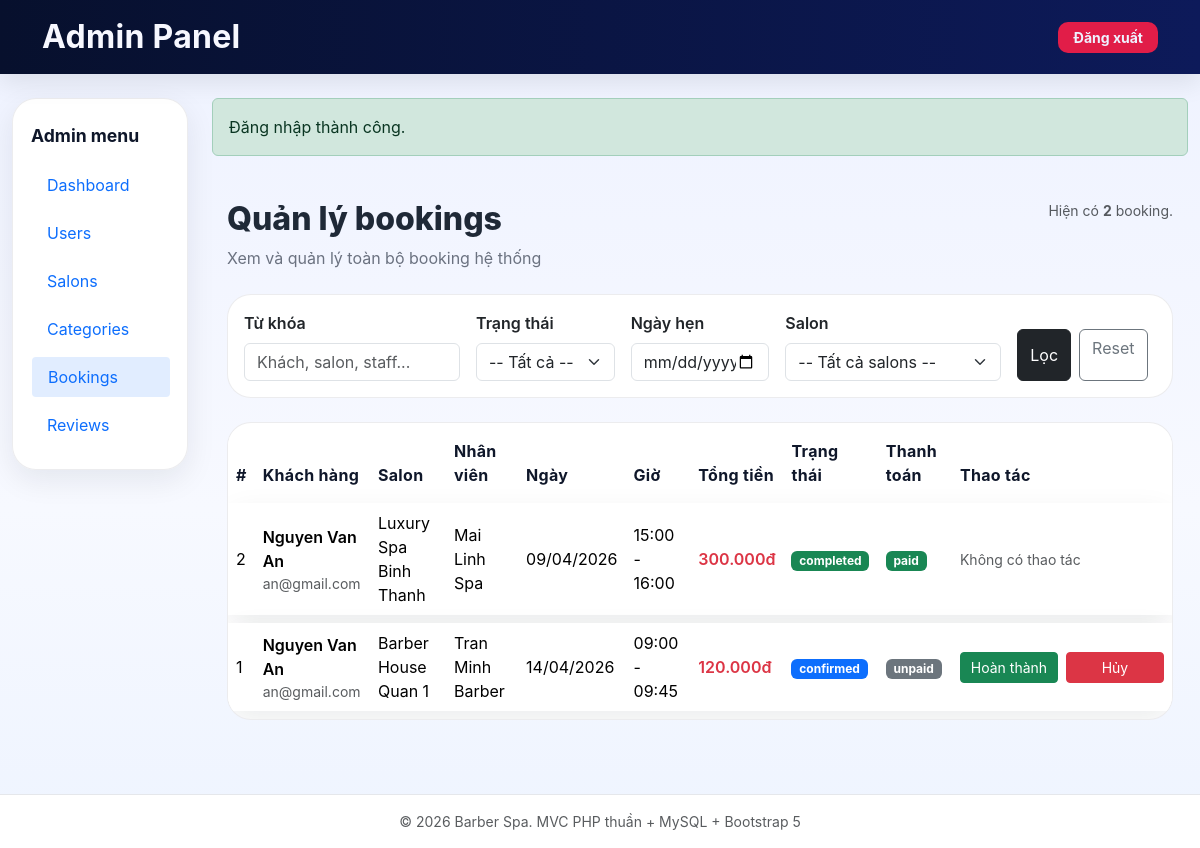
Screenshot of /admin/bookings (signed in) with the database file from the repository.
### tables this page shows
CREATE TABLE bookings (
    id INT UNSIGNED AUTO_INCREMENT PRIMARY KEY,
    user_id INT UNSIGNED NOT NULL,
    salon_id INT UNSIGNED NOT NULL,
    staff_id INT UNSIGNED NOT NULL,
    services LONGTEXT NOT NULL,
    booking_date DATE NOT NULL,
    start_time TIME NOT NULL,
    end_time TIME NOT NULL,
    total_price DECIMAL(12,2) NOT NULL DEFAULT 0.00,
    status ENUM('pending', 'confirmed', 'completed', 'cancelled') NOT NULL DEFAULT 'pending',
    payment_method ENUM('online', 'at_counter') NOT NULL DEFAULT 'at_counter',
    payment_status ENUM('paid', 'unpaid') NOT NULL DEFAULT 'unpaid',
    notes TEXT NULL,
    cancel_reason TEXT NULL,
    slot_held_until DATETIME NULL,
    created_at TIMESTAMP NULL DEFAULT CURRENT_TIMESTAMP,
    updated_at TIMESTAMP NULL DEFAULT CURRENT_TIMESTAMP ON UPDATE CURRENT_TIMESTAMP,

    CONSTRAINT fk_bookings_user
        FOREIGN KEY (user_id) REFERENCES users(id)
        ON DELETE CASCADE,

    CONSTRAINT fk_bookings_salon
        FOREIGN KEY (salon_id) REFERENCES salons(id)
        ON DELETE CASCADE,

    CONSTRAINT fk_bookings_staff
        FOREIGN KEY (staff_id) REFERENCES staff(id)
        ON DELETE CASCADE,

    INDEX idx_bookings_user (user_id),
    INDEX idx_bookings_salon (salon_id),
    INDEX idx_bookings_staff (staff_id),
    INDEX idx_bookings_date (booking_date),
    INDEX idx_bookings_status (status),
    INDEX idx_bookings_payment_status (payment_status),
    INDEX idx_bookings_slot (staff_id, booking_date, start_time, end_time)
);

CREATE TABLE users (
    id INT UNSIGNED AUTO_INCREMENT PRIMARY KEY,
    name VARCHAR(150) NOT NULL,
    email VARCHAR(150) NOT NULL UNIQUE,
    password VARCHAR(255) NOT NULL,
    role ENUM('admin', 'owner', 'customer') NOT NULL DEFAULT 'customer',
    is_active TINYINT(1) NOT NULL DEFAULT 1,
    ban_reason TEXT NULL,
    login_attempts INT NOT NULL DEFAULT 0,
    locked_until DATETIME NULL,
    last_login_at DATETIME NULL,
    login_ip VARCHAR(45) NULL,
    email_verified_at DATETIME NULL,
    email_token VARCHAR(255) NULL,
    reset_token VARCHAR(255) NULL,
    reset_token_expires DATETIME NULL,
    phone VARCHAR(20) NULL,
    address VARCHAR(255) NULL,
    city VARCHAR(100) NULL,
    district VARCHAR(100) NULL,
    avatar VARCHAR(255) NULL,
    remember_token VARCHAR(255) NULL,
    created_at TIMESTAMP NULL DEFAULT CURRENT_TIMESTAMP,
    updated_at TIMESTAMP NULL DEFAULT CURRENT_TIMESTAMP ON UPDATE CURRENT_TIMESTAMP,

    INDEX idx_users_role (role),
    INDEX idx_users_active (is_active),
    INDEX idx_users_locked_until (locked_until),
    INDEX idx_users_email_token (email_token),
    INDEX idx_users_reset_token (reset_token)
);

CREATE TABLE salons (
    id INT UNSIGNED AUTO_INCREMENT PRIMARY KEY,
    owner_id INT UNSIGNED NOT NULL,
    name VARCHAR(200) NOT NULL,
    address VARCHAR(255) NOT NULL,
    district VARCHAR(100) NOT NULL,
    city VARCHAR(100) NOT NULL,
    phone VARCHAR(20) NOT NULL,
    description TEXT NULL,
    search_keywords TEXT NULL,
    open_time TIME NOT NULL DEFAULT '08:00:00',
    close_time TIME NOT NULL DEFAULT '20:00:00',
    working_days VARCHAR(100) NOT NULL DEFAULT '1,2,3,4,5,6',
    avg_rating DECIMAL(3,2) NOT NULL DEFAULT 0.00,
    total_reviews INT NOT NULL DEFAULT 0,
    total_bookings INT NOT NULL DEFAULT 0,
    status ENUM('pending', 'active', 'hidden', 'rejected', 'deleted') NOT NULL DEFAULT 'pending',
    reject_reason TEXT NULL,
    latitude DECIMAL(10,7) NULL,
    longitude DECIMAL(10,7) NULL,
    created_at TIMESTAMP NULL DEFAULT CURRENT_TIMESTAMP,
    updated_at TIMESTAMP NULL DEFAULT CURRENT_TIMESTAMP ON UPDATE CURRENT_TIMESTAMP,

    CONSTRAINT fk_salons_owner
        FOREIGN KEY (owner_id) REFERENCES users(id)
        ON DELETE CASCADE,

    INDEX idx_salons_owner (owner_id),
    INDEX idx_salons_status (status),
    INDEX idx_salons_city (city),
    INDEX idx_salons_district (district),
    INDEX idx_salons_rating (avg_rating),
    INDEX idx_salons_bookings (total_bookings),
    FULLTEXT KEY ft_salons_search (name, description, search_keywords)
);

CREATE TABLE staff (
    id INT UNSIGNED AUTO_INCREMENT PRIMARY KEY,
    salon_id INT UNSIGNED NOT NULL,
    name VARCHAR(150) NOT NULL,
    phone VARCHAR(20) NULL,
    avatar VARCHAR(255) NULL,
    specialties LONGTEXT NULL,
    is_active TINYINT(1) NOT NULL DEFAULT 1,

    CONSTRAINT fk_staff_salon
        FOREIGN KEY (salon_id) REFERENCES salons(id)
        ON DELETE CASCADE,

    INDEX idx_staff_salon (salon_id),
    INDEX idx_staff_active (is_active)
);

### core/helpers.php (called while the page is built, shortened)
<?php
function e(?string $value): string
{
    return htmlspecialchars((string) $value, ENT_QUOTES, 'UTF-8');
}
function formatMoney(float $amount): string
{
    return number_format($amount, 0, ',', '.') . 'đ';
}
function formatDate(?string $date): string
{
    return date('d/m/Y', strtotime($date));
}
function formatTime(?string $time): string
{
    return date('H:i', strtotime($time));
}
function render(string $view, array $data = [], string $layout = 'app'): void
{
    extract($data, EXTR_SKIP);
    require __DIR__ . '/../views/' . $view . '.php';
}

### controllers/admin/BookingController.php (called while the page is built, shortened)
<?php
require_once __DIR__ . '/../../models/Booking.php';
class BookingController
{
    private Booking $bookingModel;
    private Salon $salonModel;
    public function __construct()
    {
        $this->bookingModel = new Booking();
        $this->salonModel = new Salon();
    }
    public function index(): void
    {
        $keyword = trim($_GET['keyword'] ?? '');
        $status = trim($_GET['status'] ?? '');
        $bookingDate = trim($_GET['booking_date'] ?? '');
        $salonId = trim($_GET['salon_id'] ?? '');
        $filters = [
            'keyword' => $keyword,
            'status' => $status,
            'booking_date' => $bookingDate,
            'salon_id' => $salonId,
        ];
        $bookings = $this->bookingModel->getAllForAdmin($filters);
        $salons = $this->salonModel->getAllForAdmin([]);
        render('admin/bookings/index', [
            'pageTitle' => 'Admin Bookings - ' . APP_NAME,
            'navSection' => 'admin',
            'bookings' => $bookings,
            'salons' => $salons,
        ]);
    }
}

### core/Database.php (called while the page is built, shortened)
<?php
class Database
{
    private static ?PDO $instance = null;
    public static function getInstance(): PDO
    {
        if (self::$instance === null) {
            $dsn = 'mysql:host=' . DB_HOST
                . ';port=' . DB_PORT
                . ';dbname=' . DB_NAME
                . ';charset=' . DB_CHARSET;
            $options = [
                PDO::ATTR_ERRMODE => PDO::ERRMODE_EXCEPTION,
                PDO::ATTR_DEFAULT_FETCH_MODE => PDO::FETCH_ASSOC,
                PDO::ATTR_EMULATE_PREPARES => false,
            ];
            self::$instance = new PDO($dsn, DB_USER, DB_PASS, $options);
        }
        return self::$instance;
    }
}

### models/Booking.php (called while the page is built, shortened)
<?php
class Booking
{
    private PDO $db;
    public function __construct()
    {
        $this->db = Database::getInstance();
    }
        public function getAllForAdmin(array $filters = []): array
    {
        $sql = "SELECT b.*,
                       u.name AS customer_name,
                       u.email AS customer_email,
                       s.name AS salon_name,
                       st.name AS staff_name
                FROM bookings b
                LEFT JOIN users u ON u.id = b.user_id
                LEFT JOIN salons s ON s.id = b.salon_id
                LEFT JOIN staff st ON st.id = b.staff_id
                WHERE 1=1";
        $params = [];
        $sql .= " ORDER BY b.id DESC";
        $stmt = $this->db->prepare($sql);
        $stmt->execute($params);
        return $stmt->fetchAll();
    }
}

### views/admin/bookings/index.php (the view, shortened to what this page needs)
<?php
function adminBookingStatusBadgeClass(string $status): string
{
    return match ($status) {
        'pending' => 'bg-warning text-dark',
        'confirmed' => 'bg-primary',
        'completed' => 'bg-success',
        'cancelled' => 'bg-danger',
        default => 'bg-secondary',
    };
}
function adminBookingPaymentBadgeClass(string $status): string
{
    return match ($status) {
        'paid' => 'bg-success',
        'unpaid' => 'bg-secondary',
        default => 'bg-secondary',
    };
}
?>
<div class="admin-page admin-bookings-page">
    <div class="admin-page-header d-flex flex-column flex-md-row justify-content-between align-items-start gap-3 mb-4">
        <div>
            <h2 class="page-section-title">Quản lý bookings</h2>
            <div class="page-section-subtitle">Xem và quản lý toàn bộ booking hệ thống</div>
        </div>
        <div class="text-muted small text-end">
            Hiện có <strong><?= e((string) count($bookings)) ?></strong> booking.
        </div>
    </div>
    <div class="card admin-card-surface mb-4 admin-filter-card">
        <div class="card-body">
            <form method="GET" action="<?= e(BASE_URL . '/admin/bookings') ?>">
                <div class="row g-3 align-items-end">
                    <div class="col-md-3">
                        <label class="form-label">Từ khóa</label>
                        <input
                            type="text"
                            name="keyword"
                            class="form-control"
                            value="<?= e($_GET['keyword'] ?? '') ?>"
                            placeholder="Khách, salon, staff..."
                        >
                    </div>
                    <div class="col-md-2">
                        <label class="form-label">Trạng thái</label>
                        <select name="status" class="form-select">
                            <option value="">-- Tất cả --</option>
                        </select>
                    </div>
                    <div class="col-md-2">
                        <label class="form-label">Ngày hẹn</label>
                        <input
                            type="date"
                            name="booking_date"
                            class="form-control"
                            value="<?= e($_GET['booking_date'] ?? '') ?>"
                        >
                    </div>
                    <div class="col-md-3">
                        <label class="form-label">Salon</label>
                        <select name="salon_id" class="form-select">
                            <option value="">-- Tất cả salons --</option>
                        </select>
                    </div>
                    <div class="col-md-2 d-flex gap-2">
                        <button type="submit" class="btn btn-dark">Lọc</button>
                        <a href="<?= e(BASE_URL . '/admin/bookings') ?>" class="btn btn-outline-secondary">Reset</a>
                    </div>
                </div>
            </form>
        </div>
    </div>
    <div class="card admin-card-surface admin-table-card">
        <div class="card-body p-0">
            <?php if (empty($bookings)): ?>
                <div class="alert alert-info mb-0">Không có booking nào phù hợp.</div>
            <?php else: ?>
                <div class="table-responsive">
                    <table class="table admin-table align-middle mb-0">
                        <thead>
                            <tr>
                                <th>#</th>
                                <th>Khách hàng</th>
                                <th>Salon</th>
                                <th>Nhân viên</th>
                                <th>Ngày</th>
                                <th>Giờ</th>
                                <th>Tổng tiền</th>
                                <th>Trạng thái</th>
                                <th>Thanh toán</th>
                                <th style="min-width: 220px;">Thao tác</th>
                            </tr>
                        </thead>
                        <tbody>
                            <?php foreach ($bookings as $booking): ?>
                                <tr>
                                    <td><?= e((string) $booking['id']) ?></td>
                                    <td>
                                        <div class="fw-semibold"><?= e($booking['customer_name']) ?></div>
                                        <div class="small text-muted"><?= e($booking['customer_email']) ?></div>
                                    </td>
                                    <td><?= e($booking['salon_name']) ?></td>
                                    <td><?= e($booking['staff_name']) ?></td>
                                    <td><?= e(formatDate($booking['booking_date'])) ?></td>
                                    <td><?= e(formatTime($booking['start_time']) . ' - ' . formatTime($booking['end_time'])) ?></td>
                                    <td class="text-danger fw-semibold"><?= e(formatMoney((float) $booking['total_price'])) ?></td>
                                    <td>
                                        <span class="badge <?= adminBookingStatusBadgeClass((string) $booking['status']) ?>">
                                            <?= e($booking['status']) ?>
                                        </span>
                                    </td>
                                    <td>
                                        <span class="badge <?= adminBookingPaymentBadgeClass((string) $booking['payment_status']) ?>">
                                            <?= e($booking['payment_status']) ?>
                                        </span>
                                    </td>
                                    <td>
                                        <div class="admin-table-actions d-flex gap-2 flex-wrap">
                                            <?php if (in_array($booking['status'], ['pending', 'confirmed'], true)): ?>
                                                <form method="POST" action="<?= e(BASE_URL . '/admin/bookings') ?>" data-confirm="Xac nhan huy booking nay?">
                                                    <button type="submit" class="btn btn-sm btn-success">Hoàn thành</button>
                                                </form>
                                                <form method="POST" action="<?= e(BASE_URL . '/admin/bookings') ?>">
                                                    <button type="submit" class="btn btn-sm btn-danger">Hủy</button>
                                                </form>
                                            <?php endif; ?>
                                            <?php if (in_array($booking['status'], ['completed', 'cancelled'], true)): ?>
                                                <span class="text-muted small">Không có thao tác</span>
                                            <?php endif; ?>
                                        </div>
                                    </td>
                                </tr>
                            <?php endforeach; ?>
                        </tbody>
                    </table>
                </div>
            <?php endif; ?>
        </div>
    </div>
</div>

### index.php (shortened to what this page needs)
<?php
require_once __DIR__ . '/core/Database.php';
require_once __DIR__ . '/core/helpers.php';
$path = trim($_GET['path'] ?? '', '/');
foreach ($routes as $pattern => $handler) {
    $regex = '#^' . $pattern . '$#';
    if (preg_match($regex, $path, $matches)) {
        $params = array_slice($matches, 1);
        [$file, $method] = explode('@', $handler);
        $controller = new $className();
        call_user_func_array([$controller, $method], $params);
        break;
    }
}

### rows the page displays
bookings: id "2", user.name "Nguyen Van An", user.email "an@gmail.com", salon.name "Luxury Spa Binh Thanh", staff.name "Mai Linh Spa", booking_date "09/04/2026", start_time+end_time "15:00 - 16:00", total_price "300.000đ", status "completed", payment_status "paid", shows "Không có thao tác"
bookings: id "1", user.name "Nguyen Van An", user.email "an@gmail.com", salon.name "Barber House Quan 1", staff.name "Tran Minh Barber", booking_date "14/04/2026", start_time+end_time "09:00 - 09:45", total_price "120.000đ", status "confirmed", payment_status "unpaid"

### other values shown
$label "Dashboard"
$label "Users"
$label "Salons"
$label "Categories"
$label "Bookings"
$label "Reviews"
getFlash($key) "Đăng nhập thành công."
count($bookings) "2"
